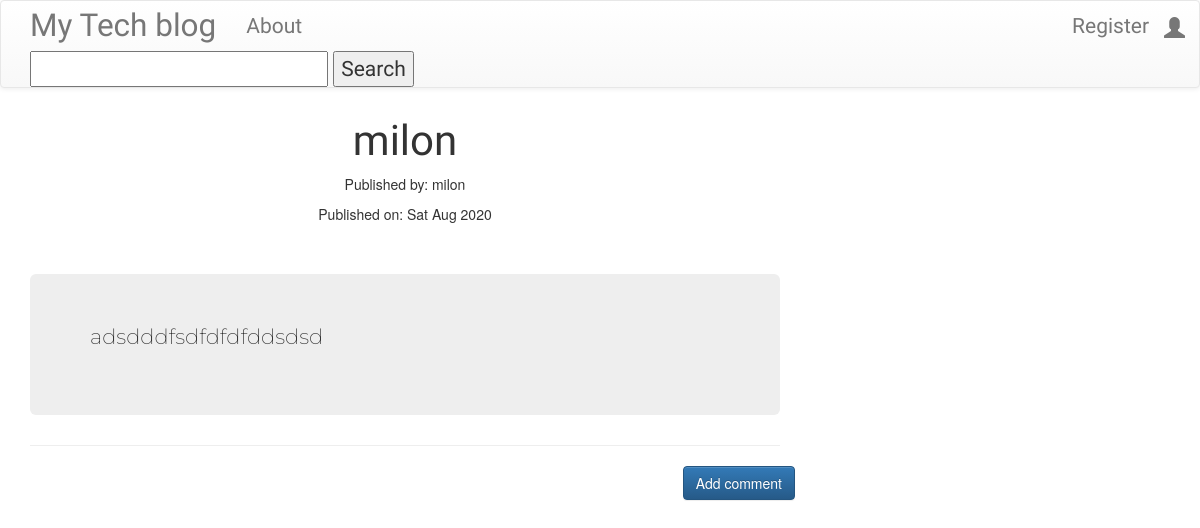
The page /post_detail/34 on the database its author committed.
### blog/models.py (models this page shows, shortened)
class Post(models.Model):
    author = models.ForeignKey('auth.User',on_delete=models.DO_NOTHING)
    title = models.CharField(max_length=200)
    text = models.TextField()
    created_date = models.DateTimeField(default=timezone.now)
    published_date = models.DateTimeField(blank=True, null=True)

### blog/views.py (the view)
# urls.py: url(r'^post_detail/(?P<pk>\d+)$', views.PostDetailView.as_view(), name='post_detail'),
class PostDetailView(DetailView):
        model = Post

### blog/templates/blog/post_detail.html (shortened to what this page needs)
{% extends 'blog/base.html' %}
{% block content %}
        <h1 class='posttitle loader'>{{ post.title }}</h1>
        {% if post.published_date %}
            <div class="date postdate">
              <p>Published by: {{post.author}}</p>
              <p>Published on: {{ post.published_date|date:"D M Y"}}</p>
            </div>
        {% else %}
        <div class="date postdate">
              <p>Created on: {{ post.created_date|date:"D M Y"}}</p>
        </div>
            <a class="btn btn-default" href="{% url 'post_publish' pk=post.pk %}">Publish</a>
        {% endif %}
        <br>
        <br>
        <div class="jumbotron">
          <p class='postcontent' >{{ post.text|safe|linebreaksbr }}</p>
        </div>
  <hr>
  <a class="btn btn-primary btn-comment" href="{% url 'add_comment_to_post' pk=post.pk %}">Add comment</a>
  <div class="container">
  {% for comment in post.comments.all %}
  <br>
  {% empty %}
      <h4>No comments posted.</h4>
  {% endfor %}
</div>
{% endblock %}

### blog/static/css/blog.css (style rules this page uses)
.postdate { text-align:center; }
.posttitle { font-family: 'Russo One',sans-serif; font-size:3em; text-align:center; }
.postcontent { font-family: 'Montserrat'; font-size: 1.5em; }
.btn-comment { position: absolute; right:0px; }
.loader { filter:hue-rotate(0deg); color:linear-gradient(45deg,#0f8,#08f); animation:hue 10000ms infinite linear; }

### rows shown on the page
Post: title "milon", author "milon", published_date "Sat Aug 2020", text "adsdddfsdfdfdfddsdsd"
